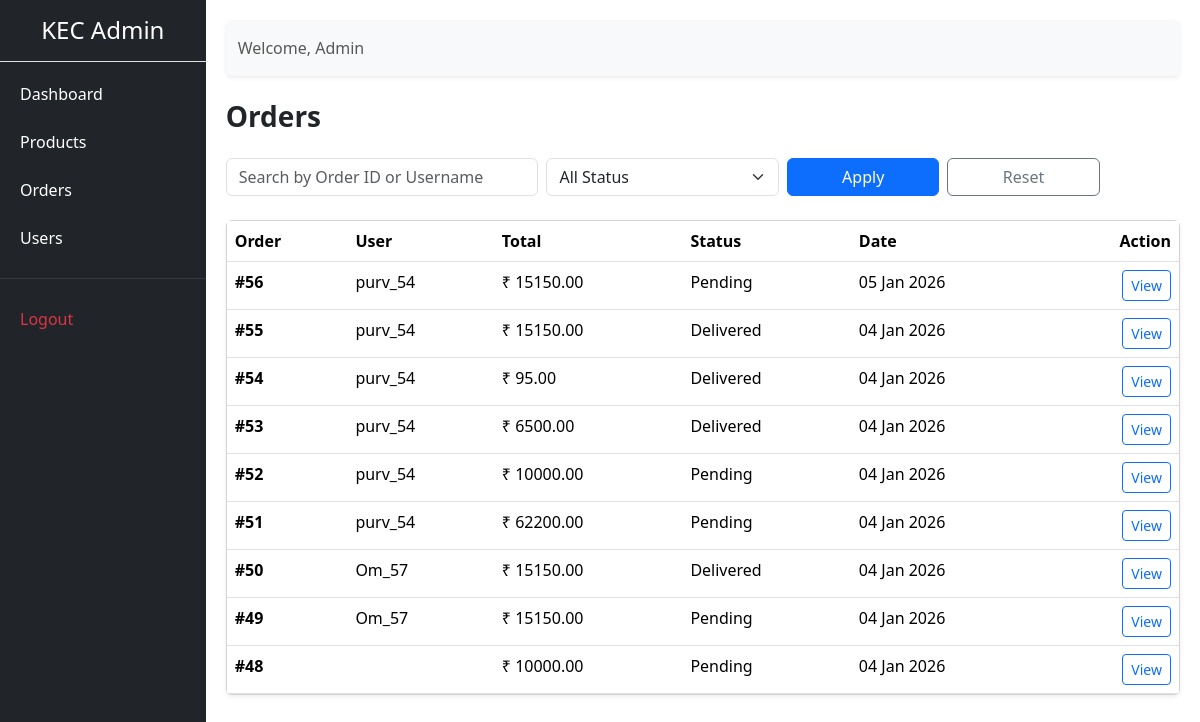
The app's page /admin-panel/orders/ (signed in), older data.
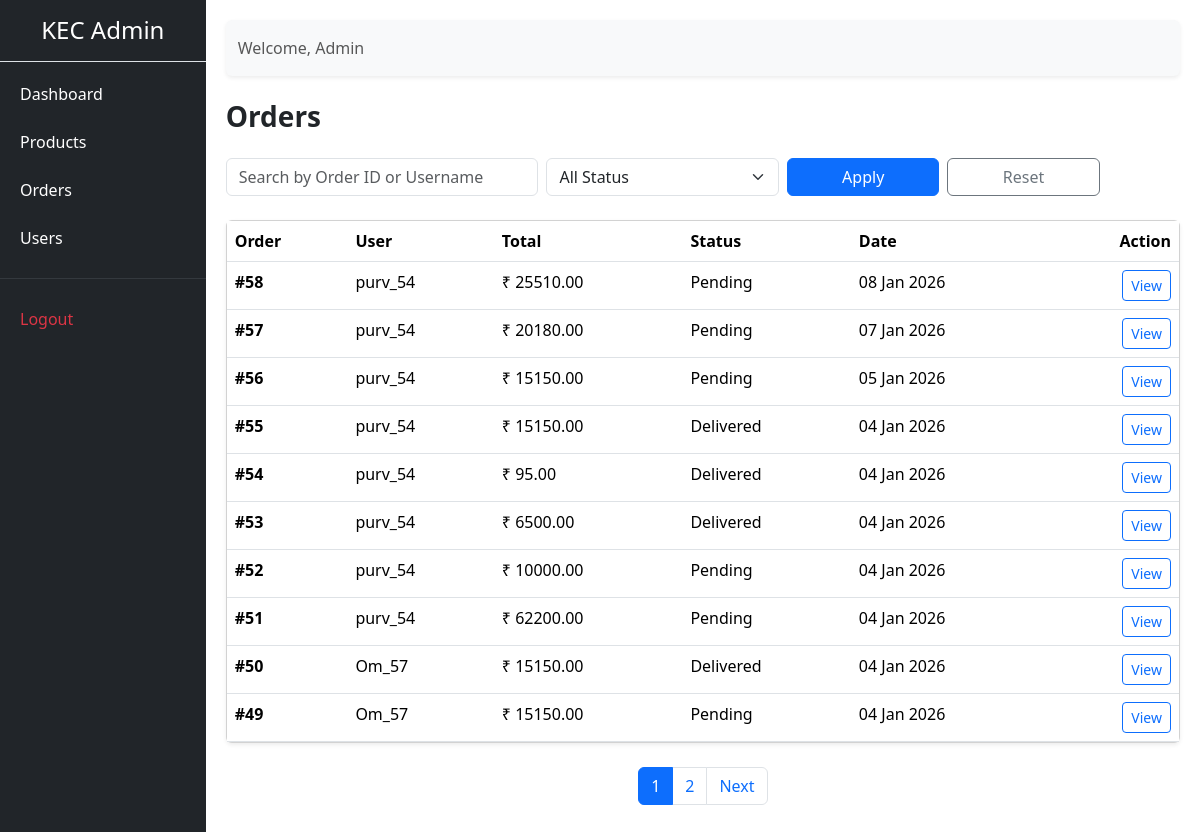
The same page, newer data.
### store/models.py (models this page shows, shortened)
class Order(models.Model):
    STATUS_CHOICES = (
        ('pending', 'Pending'),
        ('shipped', 'Shipped'),
        ('delivered', 'Delivered'),
        ('confirmed', 'Confirmed'),
        ('cancelled', 'Cancelled'),
    )
    PAYMENT_STATUS = (
        ('pending', 'Pending'),
        ('paid', 'Paid'),
        ('failed', 'Failed'),
    )
    PAYMENT_METHOD = (
        ('cod', 'Cash On Delivery'),
        ('razorpay', 'Razorpay'),
    )
    user = models.ForeignKey(User, on_delete=models.SET_NULL, null=True, blank=True)
    full_name = models.CharField(max_length=200)
    email = models.EmailField()
    phone = models.CharField(max_length=15)
    address = models.TextField()
    city = models.CharField(max_length=100)
    pincode = models.CharField(max_length=10)
    notes = models.TextField(blank=True, null=True)
    status = models.CharField(max_length=20, choices=STATUS_CHOICES, default='pending')
    payment_method = models.CharField(max_length=20, choices=PAYMENT_METHOD, null=True,blank=True)
    payment_status = models.CharField(max_length=20, choices=PAYMENT_STATUS, default='pending')
    razorpay_order_id = models.CharField(max_length=100, blank=True, null=True)
    razorpay_payment_id = models.CharField(max_length=100, blank=True, null=True)
    razorpay_signature = models.CharField(max_length=200, blank=True, null=True)
    created_at = models.DateTimeField(auto_now_add=True)
    @property
    def total_amount(self):
        return sum(item.subtotal for item in self.items.all())

class OrderItem(models.Model):
    order = models.ForeignKey(Order, on_delete=models.CASCADE, related_name="items")
    product = models.ForeignKey(Product, on_delete=models.SET_NULL, null=True)
    quantity = models.PositiveIntegerField(default=1)
    price = models.DecimalField(max_digits=10, decimal_places=2)
    @property
    def subtotal(self):
        return self.quantity * self.price

### adminpanel/views.py (the view)
# urls.py: path('orders/', views.order_list, name='order_list'),
@login_required(login_url='adminpanel:login')
@user_passes_test(is_admin)
def order_list(request):
    orders_qs = Order.objects.select_related('user').order_by('-created_at')
    status_choices = [
        'Pending',
        'Confirmed',
        'Shipped',
        'Delivered',
        'Cancelled',
    ]
    search_query = request.GET.get('q', '').strip()
    if search_query:
        orders_qs = orders_qs.filter(
            Q(id__icontains=search_query) |
            Q(user__username__icontains=search_query)
        )
    status_filter = request.GET.get('status', '').strip()
    if status_filter:
        orders_qs = orders_qs.filter(status__iexact=status_filter)
    paginator = Paginator(orders_qs, 10)  # 10 orders per page
    page_number = request.GET.get('page')
    try:
        orders = paginator.page(page_number)
    except PageNotAnInteger:
        orders = paginator.page(1)
    except EmptyPage:
        orders = paginator.page(paginator.num_pages)
    return render(request, 'adminpanel/orders/order_list.html', {
        'orders': orders,
        'status_choices': status_choices,
        'search_query': search_query,
        'status_filter': status_filter,
    })

### adminpanel/views.py (called while the page is built)
def is_admin(user):
    return user.is_authenticated and user.is_staff

### store/context_processors.py (called while the page is built)
def wishlist_count(request):
    if request.user.is_authenticated:
        count = Wishlist.objects.filter(user=request.user).count()
    else:
        count = 0
    return {'wishlist_count': count}

### adminpanel/templates/adminpanel/orders/order_list.html (shortened to what this page needs)
{% extends 'adminpanel/base.html' %}
{% block content %}
<h3 class="fw-bold mb-4">Orders</h3>
<form method="get" class="row g-2 mb-4">
    <div class="col-md-4">
        <input type="text"
               name="q"
               value="{{ search_query|default:'' }}"
               class="form-control"
               placeholder="Search by Order ID or Username">
    </div>
    <div class="col-md-3">
        <select name="status" class="form-select">
            <option value="">All Status</option>
        </select>
    </div>
    <div class="col-md-2">
        <button class="btn btn-primary w-100">Apply</button>
    </div>
    <div class="col-md-2">
        <a href="{% url 'adminpanel:order_list' %}" class="btn btn-outline-secondary w-100">
            Reset
        </a>
    </div>
</form>
<div class="card shadow-sm">
    <div class="card-body p-0">
        <table class="table admin-table mb-0">
            <thead>
                <tr>
                    <th>Order</th>
                    <th>User</th>
                    <th>Total</th>
                    <th>Status</th>
                    <th>Date</th>
                    <th class="text-end">Action</th>
                </tr>
            </thead>
            <tbody>
                {% for order in orders %}
                <tr>
                    <td><strong>#{{ order.id }}</strong></td>
                    <td>{{ order.user.username }}</td>
                    <td>₹ {{ order.total_amount }}</td>
                    <td>
                        <span class="status-badge status-{{ order.status|lower }}">
                            {{ order.status|title }}
                        </span>
                    </td>
                    <td>{{ order.created_at|date:"d M Y" }}</td>
                    <td class="text-end">
                        <a href="{% url 'adminpanel:order_detail' order.id %}"
                           class="btn btn-sm btn-outline-primary">
                            View
                        </a>
                    </td>
                </tr>
                {% empty %}
                <tr>
                    <td colspan="6" class="text-center py-4 text-muted">
                        No orders found
                    </td>
                </tr>
                {% endfor %}
            </tbody>
        </table>
    </div>
</div>
{% if orders.paginator.num_pages > 1 %}
<nav class="mt-4">
    <ul class="pagination justify-content-center">
        {% for num in orders.paginator.page_range %}
        <li class="page-item {% if orders.number == num %}active{% endif %}">
            <a class="page-link"
               href="?page={{ num }}&q={{ search_query }}&status={{ status_filter }}">
               {{ num }}
            </a>
        </li>
        {% endfor %}
        {% if orders.has_next %}
        <li class="page-item">
            <a class="page-link"
               href="?page={{ orders.next_page_number }}&q={{ search_query }}&status={{ status_filter }}">
               Next
            </a>
        </li>
        {% endif %}
    </ul>
</nav>
{% endif %}
{% endblock %}

Row changes from the older to the newer data that the page shows:
no longer on this page (row unchanged): Order: id "48", total_amount "10000.00", status "Pending", created_at "04 Jan 2026"
added Order: id "58", user.username "purv_54", total_amount "25510.00", status "Pending", created_at "08 Jan 2026"
added Order: id "57", user.username "purv_54", total_amount "20180.00", status "Pending", created_at "07 Jan 2026"
Text that changed along with them:
new list line: "1"
new list line: "2"
text now shown: "Next"
